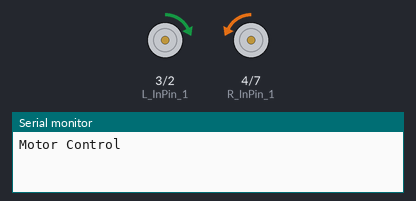
A sketch run on a simulated Arduino Uno, built with avr-gcc and run on an emulated ATmega328P. Shown: motor-driver pin pairs drawn as motors (green arrow = first pin HIGH = forward, orange = second pin HIGH = backward, longer = more drive, scaled by the enable pin), the last lines printed to the serial monitor.

Above: at 0.15 s.
At 9.78 s:
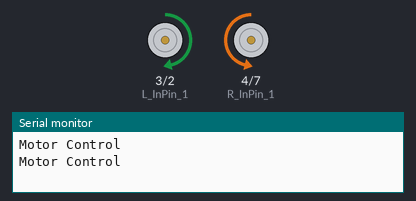
At 19.71 s:
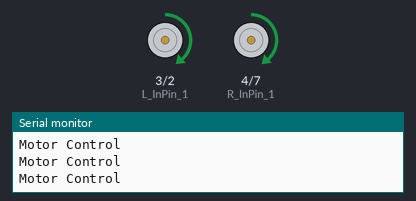
At 39.58 s:
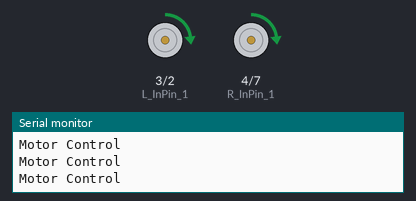
Timing chart, 0 to 39.5 s (numbered marks = the images above):
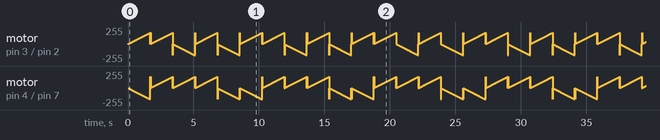

The sketch:

2023.01.16.finish.ino
```cpp
 #define L_InPin_2 2  //왼쪽모터 핀
 #define L_InPin_1 3  //왼쪽모터 핀2
 #define R_InPin_2 7  //오른쪽모터 핀1
 #define R_InPin_1 4  //오른쪽모터 핀2

 #define L_en 5 //왼쪽모터 속도 제어 핀
 #define R_en 6 //오른쪽모터 속도 제어 핀

void setup() {
  Serial.begin(115200);
  pinMode(L_InPin_2, OUTPUT);
  pinMode(L_InPin_1, OUTPUT);
  pinMode(R_InPin_2, OUTPUT);
  pinMode(R_InPin_1, OUTPUT);
}

void motor_control(int Direction, int Speed)
{
  switch(Direction){
  case -1:
    digitalWrite(L_InPin_2,HIGH);
    digitalWrite(L_InPin_1,LOW);
    digitalWrite(R_InPin_2,HIGH);
    digitalWrite(R_InPin_1,LOW);
    analogWrite(L_en, Speed);
    analogWrite(R_en, Speed);
  break;

  case 1:
    digitalWrite(L_InPin_1,HIGH);
    digitalWrite(L_InPin_2,LOW);
    digitalWrite(R_InPin_1,HIGH);
    digitalWrite(R_InPin_2,LOW);
    analogWrite(L_en, Speed);
    analogWrite(R_en, Speed);
  break;

  case 2:
    digitalWrite(L_InPin_1,HIGH);
    digitalWrite(L_InPin_2,LOW);
    digitalWrite(R_InPin_1,LOW);
    digitalWrite(R_InPin_2,HIGH);
    analogWrite(L_en, Speed);
    analogWrite(R_en, Speed);
  break;

  case -2:
    digitalWrite(L_InPin_1,LOW);
    digitalWrite(L_InPin_2,HIGH);
    digitalWrite(R_InPin_1,HIGH);
    digitalWrite(R_InPin_2,LOW);
    analogWrite(L_en, Speed);
    analogWrite(R_en, Speed);
  break;
  }
}

void loop() {
  // put your main code here, to run repeatedly:
  Serial.println("Motor Control");
  int i;

  for (i=0; i<170; i++) // 속도최대 255
  {
    motor_control(2,i); //오른쪽
    delay(10);
  }


  for (i=0; i<170; i++) // 속도최대 255
  {
    motor_control(1,i); // 직진
    delay(10);
  }

  for (i=0; i<170; i++) // 속도최대 255
  {
    motor_control(-2,i); //왼쪽
    delay(10);
  }

  for (i=0; i<170; i++) // 속도최대 255
  {
    motor_control(1,i); // 직진
    delay(10);
  }

  for (i=0; i<170; i++) // 속도최대 255
  {
    motor_control(-1,i); // 후진
    delay(10);
  }

}
```
